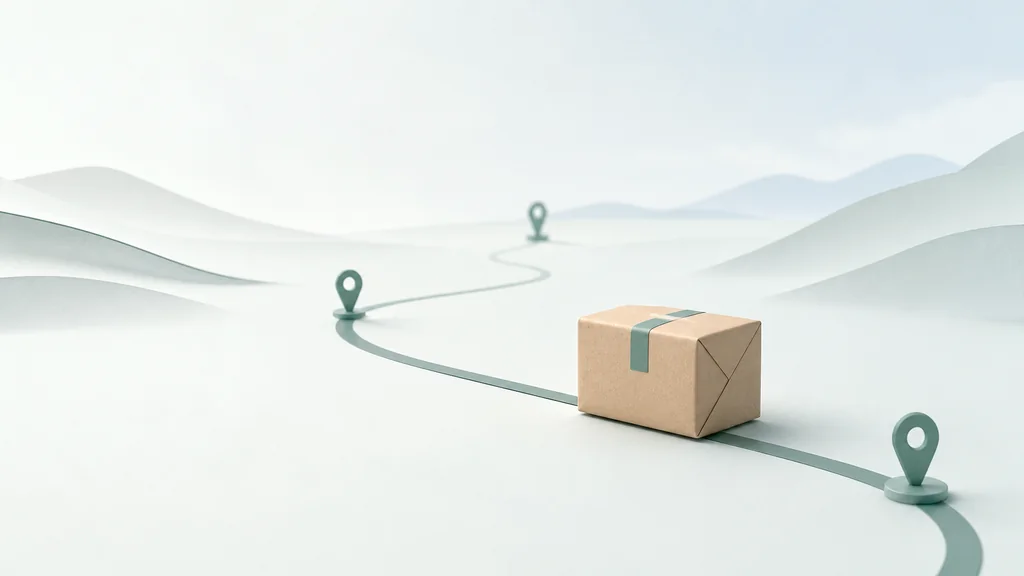
#> input picture frontend/storefront-web/src/assets/fulfillment/qinghe-parcel-route-1024.webp, 1024 x 576 px
$ python -i build-frontend-baseline-contact-sheets.py   (imports and definitions only)
#> lines starting #> are read from the running program, lines starting #| are printed output that depends on the picture
#> further down, picture is the input picture: PIL image 1024x576 RGB; mean R, G, B 229.1, 234.7, 232.1
from __future__ import annotations

import json
import math
from pathlib import Path

from PIL import Image, ImageDraw, ImageFont, ImageOps


REPOSITORY_ROOT = Path(__file__).resolve().parents[1]
BASELINE_ROOT = REPOSITORY_ROOT / "docs" / "assets" / "frontend-baseline" / "2026-08-31"
MANIFEST_PATH = BASELINE_ROOT / "manifest.json"
OUTPUT_ROOT = BASELINE_ROOT / "contact-sheets"
TILE_WIDTH = 260
TILE_HEIGHT = 500
PREVIEW_WIDTH = 220
SEGMENT_HEIGHT = 136
GAP = 8
COLUMNS = 5


# [9 lines left out: function load_font, not called in this run]


def page_preview(source: Image.Image) -> Image.Image:
    page = source.convert("RGB")
    scaled_height = max(1, round(page.height * PREVIEW_WIDTH / page.width))
#> scaled_height = 124
    scaled = page.resize((PREVIEW_WIDTH, scaled_height), Image.Resampling.LANCZOS)
    available_height = TILE_HEIGHT - 58

    if scaled.height <= available_height:
        return ImageOps.pad(
            scaled,
            (PREVIEW_WIDTH, available_height),
            method=Image.Resampling.LANCZOS,
            color=(244, 242, 235),
            centering=(0.5, 0.0),
        )
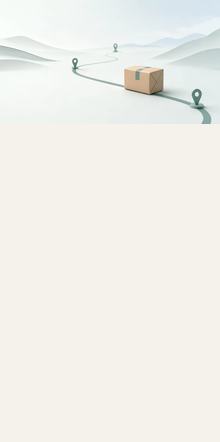
#> returned value: PIL image 220x442 RGB; mean R, G, B 239.8, 239.9, 234.2

    starts = (
        0,
        max(0, (scaled.height - SEGMENT_HEIGHT) // 2),
        max(0, scaled.height - SEGMENT_HEIGHT),
    )
    preview = Image.new(
        "RGB",
        (PREVIEW_WIDTH, SEGMENT_HEIGHT * 3 + GAP * 2),
        (244, 242, 235),
    )
    for index, start in enumerate(starts):
        crop = scaled.crop((0, start, PREVIEW_WIDTH, start + SEGMENT_HEIGHT))
        preview.paste(crop, (0, index * (SEGMENT_HEIGHT + GAP)))
    return preview


# [42 lines left out: functions build_sheet, main, not called in this run]


# [2 lines not run here, left out]

>>> from PIL import Image
>>> picture = Image.open('../frontend/storefront-web/src/assets/fulfillment/qinghe-parcel-route-1024.webp')
>>> result = page_preview(picture)
